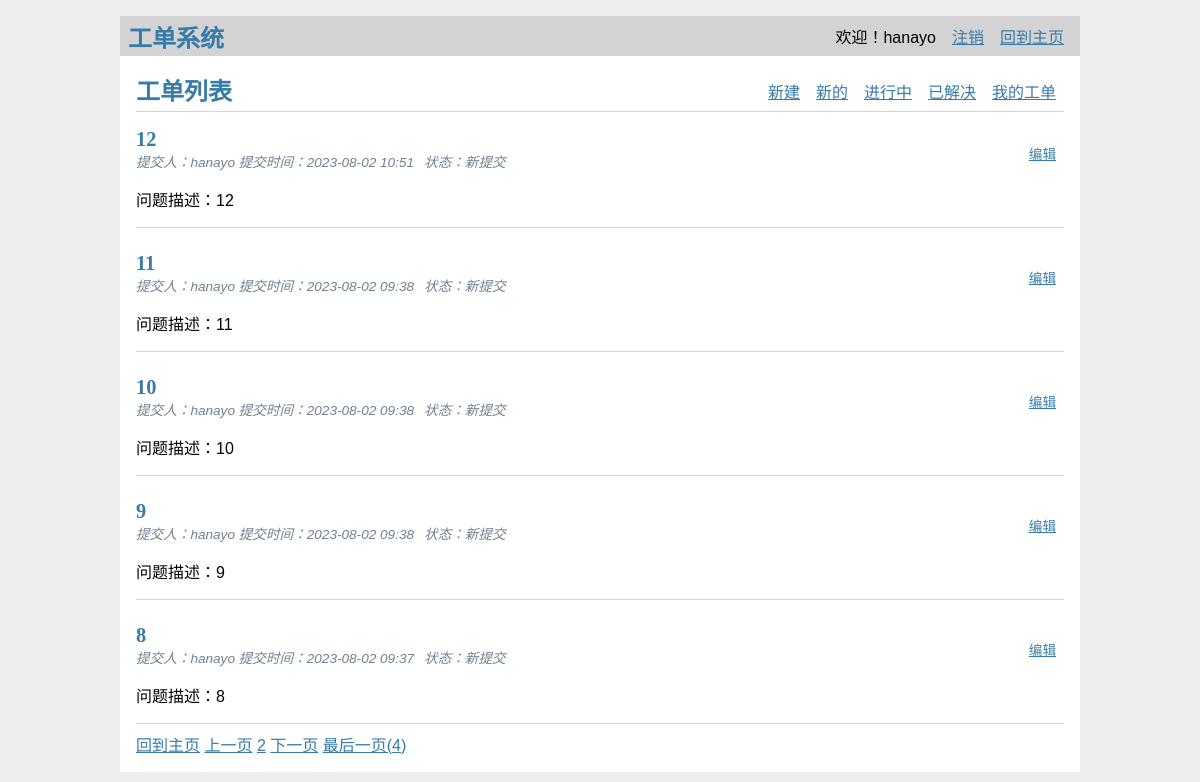
Page /2 (signed in) on the earlier database version.
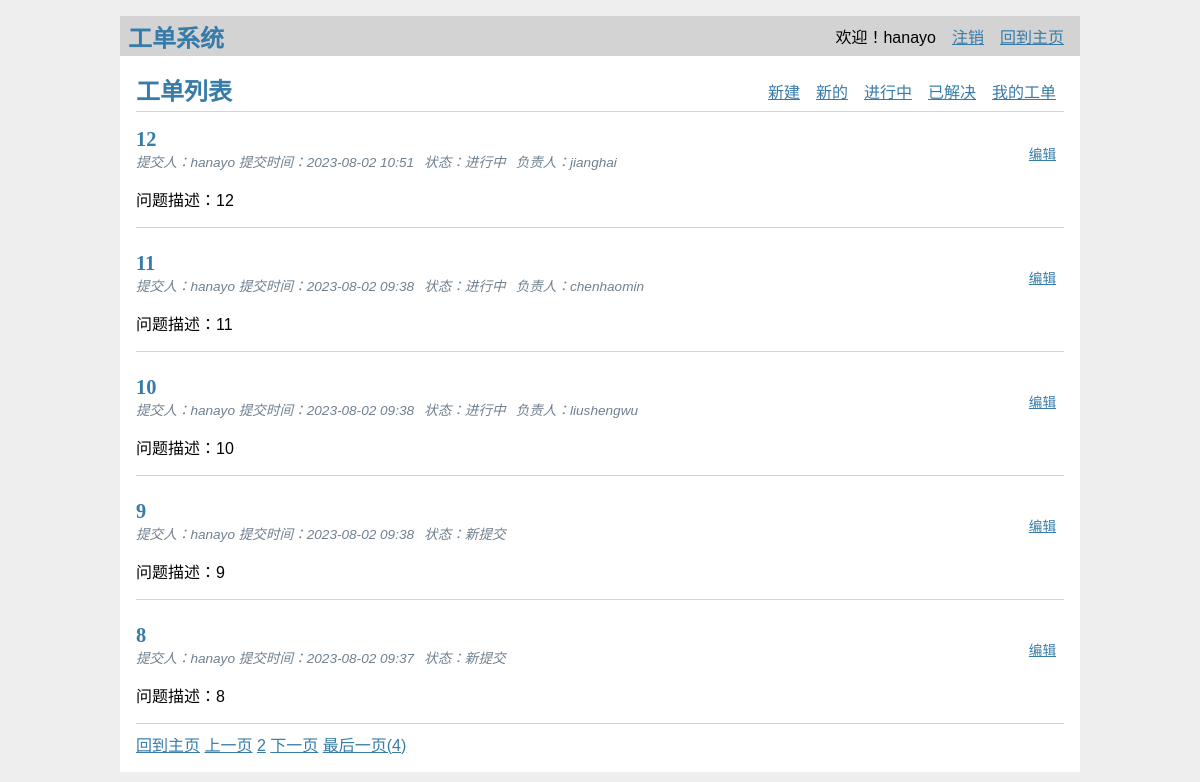
Same page on the later database version.
### tables this page shows
CREATE TABLE user (
  id INTEGER PRIMARY KEY AUTOINCREMENT,
  username TEXT UNIQUE NOT NULL,
  password TEXT NOT NULL
);

CREATE TABLE post (
  id INTEGER PRIMARY KEY AUTOINCREMENT,
  author_id INTEGER NOT NULL,
  created TIMESTAMP NOT NULL DEFAULT CURRENT_TIMESTAMP,
  title TEXT NOT NULL,
  body TEXT NOT NULL,
  category TEXT NOT NULL,
  status TEXT NOT NULL,
  solution TEXT,
  owner TEXT,
  done TIMESTAMP,
  FOREIGN KEY (author_id) REFERENCES user (id)
);

### flaskr/blog.py (the view)
@bp.route('/<page>')
@login_required
def pre_page(page):
    pre_page_num = int(page)
    if pre_page_num > 0:
        return index(page=pre_page_num)
    else:
        return index()

### flaskr/auth.py (called while the page is built)
@bp.before_app_request
def load_logged_in_user():
    user_id = session.get('user_id')
    if user_id is None:
        g.user = None
    else:
        g.user = get_db().execute(
            'SELECT * FROM user WHERE id = ?', (user_id,)
        ).fetchone()

def login_required(view):
    @functools.wraps(view)
    def wrapped_view(**kwargs):
        if g.user is None:
            return redirect(url_for('auth.login'))
        return view(**kwargs)
    return wrapped_view

### flaskr/blog.py (called while the page is built)
@bp.route('/')
@login_required  # 该装饰器表示该页面需要登录，否则就转到登录页
def index(page=1, key_word=None):
    key_word = key_word
    num_s = (page-1) * PAGE_SIZE
    db = get_db()
    current_userid = session['user_id']
    is_admin = False
    if current_userid in admins:
        is_admin = True
    posts, total_page = get_pages_data(is_admin, current_userid, db, num_s, PAGE_SIZE, key_word)
    return render_template('blog/index.html', posts=posts, s_dict=status_dict,
                           is_admin=is_admin, key_word=key_word, total_page=total_page, page_num=page)

### flaskr/db.py (called while the page is built)
def get_db():
    if 'db' not in g:
        g.db = sqlite3.connect(
            current_app.config['DATABASE'],
            detect_types=sqlite3.PARSE_DECLTYPES
        )
        g.db.row_factory = sqlite3.Row
    return g.db

### flaskr/templates/blog/index.html (shortened to what this page needs)
{% extends 'base.html' %}
{% block header %}
  <h1>{% block title %}工单列表{% endblock %}</h1>
  {% if g.user %}
    <a class="action" href="{{ url_for('blog.create') }}">新建</a>
  {% endif %}
  {% if is_admin %}
    <a class="action" href="{{ url_for('blog.filter_display', status='new', page=1) }}">新的</a>
    <a class="action" href="{{ url_for('blog.filter_display', status='ongoing', page=1) }}">进行中</a>
    <a class="action" href="{{ url_for('blog.filter_display', status='closed', page=1) }}">已解决</a>
    <a class="action" href="{{ url_for('blog.filter_my', owner=session['user_id']) }}">我的工单</a>
  {% endif %}
{% endblock %}
{% block content %}
  {% for post in posts %}
    <article class="post">
      <header>
        <div>
          <h1>{{ post['title'] }}</h1>
          <div class="about">提交人：{{ post['username'] }} 提交时间：{{ post['created'].strftime('%Y-%m-%d %H:%M') }}</div>
          <div class="about">状态：{{s_dict[post['status']]}} </div>
          {% if not post['owner'] == None %}
          <div class="about">负责人：{{post['owner']}} </div>
          {% endif %}
        </div>
        {% if is_admin%}
          <a class="action" href="{{ url_for('blog.update', id=post['id'], key=key_word, filter=filter,page=page_num) }}">编辑</a>
        {% endif %}
      </header>
      <p class="body">问题描述：{{ post['body'] }}</p>
    </article>
    {% if not loop.last %}
      <hr>
    {% endif %}
  {% endfor %}
    <hr>
    <a class="action" href="{{ url_for('blog.index') }}">回到主页</a>
    {% if total_page > 1 and not key_word %}
        {% if page_num>1 %}
    <a class="action" href="{{ url_for('blog.pre_page', page=(page_num-1)) }}">上一页</a>
        {% endif %}
    <a class="action" href="{{ url_for('blog.filter_display', status='ongoing') }}">{{page_num}}</a>
        {% if total_page > page_num %}
    <a class="action" href="{{ url_for('blog.pre_page', page=(page_num+1)) }}">下一页</a>
    <a class="action" href="{{ url_for('blog.pre_page', page=total_page) }}">最后一页({{total_page}})</a>
        {% endif %}
    {% endif %}
{% endblock %}

### flaskr/templates/base.html (shortened to what this page needs)
<!doctype html>
<link rel="stylesheet" href="{{ url_for('static', filename='style.css') }}">
<nav>
  <h1>工单系统</h1>
  <ul>
    {% if g.user %}
      <li><span>欢迎！{{ g.user['username'] }}</span>
      <li><a href="{{ url_for('auth.logout') }}">注销</a>
      <li><a href="/">回到主页</a>
    {% else %}
      <li><a href="{{ url_for('auth.register') }}">注册</a>
      <li><a href="{{ url_for('auth.login') }}">登录</a>
    {% endif %}
  </ul>
</nav>
<section class="content">
  <header>
    {% block header %}{% endblock %}
  </header>
  {% block content %}{% endblock %}
</section>

### flaskr/static/style.css (style rules this page uses)
h1, h2, h3, h4, h5, h6 { font-family: serif; color: #377ba8; margin: 1rem 0; }
a { color: #377ba8; }
hr { border: none; border-top: 1px solid lightgray; }
nav { background: lightgray; display: flex; align-items: center; padding: 0 0.5rem; }
nav h1 { flex: auto; margin: 0; }
nav ul { display: flex; list-style: none; margin: 0; padding: 0; }
nav ul li a, nav ul li span, header .action { display: block; padding: 0.5rem; }
.content { padding: 0 1rem 1rem; }
.content > header { border-bottom: 1px solid lightgray; display: flex; align-items: flex-end; }
.content > header h1 { flex: auto; margin: 1rem 0 0.25rem 0; }
.post > header { display: flex; align-items: flex-end; font-size: 0.85em; }
.post > header > div:first-of-type { flex: auto; }
.post > header h1 { font-size: 1.5em; margin-bottom: 0; }
.post .about { color: slategray; font-style: italic; float: left; margin-right:10px }
.post .body { white-space: pre-line; }
.content:last-child { margin-bottom: 0; }

Differences in the rows shown:
changed post: status "新提交" → "进行中"; owner (not shown) → "jianghai"
changed post: status "新提交" → "进行中"; owner (not shown) → "chenhaomin"
changed post: status "新提交" → "进行中"; owner (not shown) → "liushengwu"
